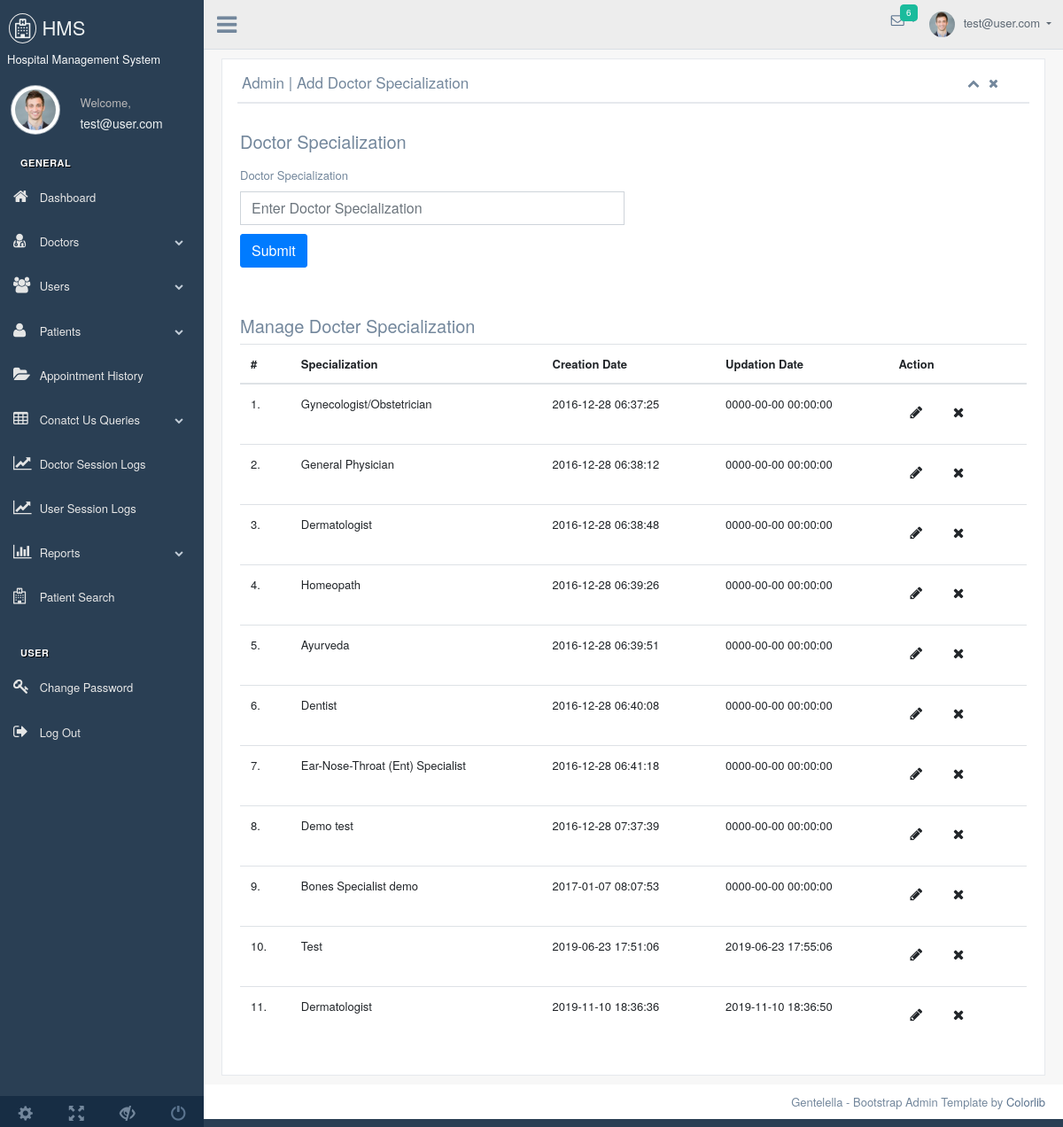
The app's page /admin/doctor-specilization.php (signed in) with its own data.
### tables this page shows
CREATE TABLE `doctorspecilization` (
  `id` int(11) NOT NULL,
  `specilization` varchar(255) DEFAULT NULL,
  `creationDate` timestamp NULL DEFAULT CURRENT_TIMESTAMP,
  `updationDate` timestamp NULL DEFAULT NULL ON UPDATE CURRENT_TIMESTAMP
);

### admin/doctor-specilization.php (the view, shortened to what this page needs)
<?php
include('include/config.php');
?>
<!DOCTYPE html>
<html lang="en">
<head>
	<link href="../vendors/bootstrap/dist/css/bootstrap.min.css" rel="stylesheet">
	<link href="../vendors/font-awesome/css/font-awesome.min.css" rel="stylesheet">
	<link href="../vendors/nprogress/nprogress.css" rel="stylesheet">
	<link href="../vendors/iCheck/skins/flat/green.css" rel="stylesheet">
	<link href="../vendors/bootstrap-progressbar/css/bootstrap-progressbar-3.3.4.min.css" rel="stylesheet">
	<link href="../vendors/jqvmap/dist/jqvmap.min.css" rel="stylesheet"/>
	<link href="../vendors/bootstrap-daterangepicker/daterangepicker.css" rel="stylesheet">
	<link href="../assets/css/custom.min.css" rel="stylesheet">
</head>
<body class="nav-md">
	<?php include('include/header.php');?>
	<div class="row">
		<div class="col-md-12">
			<div class="row margin-top-30">
				<div class="col-lg-6 col-md-12">
					<div class="panel panel-white">
						<div class="panel-heading">
							<h5 class="panel-title">Doctor Specialization</h5>
						</div>
						<div class="panel-body">
							<form role="form" name="dcotorspcl" method="post" >
								<div class="form-group">
									<label for="doctorspecilization">
										Doctor Specialization
									</label>
									<input id="doctorspecilization" type="text" name="doctorspecilization" class="form-control" required = "required" placeholder="Enter Doctor Specialization">
								</div>
								<button type="submit" name="submit" class="btn btn-o btn-primary">
									Submit
								</button>
							</form>
						</div>
					</div>
				</div>
			</div>
		</div>
		<div class="col-lg-12 col-md-12">
		</div>
	</div>
	<div class="row">
		<div class="col-md-12 mt-5">
			<h5 class="over-title">Manage <span class="text-bold">Docter Specialization</span></h5>
			<table class="table table-hover" id="sample-table-1">
				<thead>
					<tr>
						<th class="center">#</th>
						<th>Specialization</th>
						<th class="hidden-xs">Creation Date</th>
						<th>Updation Date</th>
						<th>Action</th>
					</tr>
				</thead>
				<tbody>
					<?php
					$sql=mysqli_query($con,"select * from doctorspecilization");
					$cnt=1;
					while($row=mysqli_fetch_array($sql))
					{
						?>
						<tr>
							<td class="center"><?php echo $cnt;?>.</td>
							<td class="hidden-xs"><?php echo $row['specilization'];?></td>
							<td><?php echo $row['creationDate'];?></td>
							<td><?php echo $row['updationDate'];?>
						</td>
						<td >
							<div class="visible-md visible-lg hidden-sm hidden-xs">
								<a href="edit-doctor-specialization.php?id=<?php echo $row['id'];?>" class="btn btn-transparent btn-xs" tooltip-placement="top" tooltip="Edit"><i class="fa fa-pencil"></i></a>
								<a href="doctor-specilization.php?id=<?php echo $row['id']?>&del=delete" onClick="return confirm('Are you sure you want to delete?')"class="btn btn-transparent btn-xs tooltips" tooltip-placement="top" tooltip="Remove"><i class="fa fa-times fa fa-white"></i></a>
							</div>
						</td>
					</tr>
					<?php
					$cnt=$cnt+1;
				}?>
			</tbody>
		</table>
	</div>
</div>
<?php include('include/footer.php');?>
</body>

### records on screen
doctorspecilization: specilization "Gynecologist/Obstetrician", creationDate "2016-12-28 06:37:25", updationDate "0000-00-00 00:00:00"
doctorspecilization: specilization "General Physician", creationDate "2016-12-28 06:38:12", updationDate "0000-00-00 00:00:00"
doctorspecilization: specilization "Dermatologist", creationDate "2016-12-28 06:38:48", updationDate "0000-00-00 00:00:00"
doctorspecilization: specilization "Homeopath", creationDate "2016-12-28 06:39:26", updationDate "0000-00-00 00:00:00"
doctorspecilization: specilization "Ayurveda", creationDate "2016-12-28 06:39:51", updationDate "0000-00-00 00:00:00"
doctorspecilization: specilization "Dentist", creationDate "2016-12-28 06:40:08", updationDate "0000-00-00 00:00:00"
doctorspecilization: specilization "Ear-Nose-Throat (Ent) Specialist", creationDate "2016-12-28 06:41:18", updationDate "0000-00-00 00:00:00"
doctorspecilization: specilization "Demo test", creationDate "2016-12-28 07:37:39", updationDate "0000-00-00 00:00:00"
doctorspecilization: specilization "Bones Specialist demo", creationDate "2017-01-07 08:07:53", updationDate "0000-00-00 00:00:00"
doctorspecilization: specilization "Test", creationDate "2019-06-23 17:51:06", updationDate "2019-06-23 17:55:06"
doctorspecilization: specilization "Dermatologist", creationDate "2019-11-10 18:36:36", updationDate "2019-11-10 18:36:50"

### other values on screen
$_SESSION['login'] "test@user.com"
$page_title "Admin | Add Doctor Specialization"
